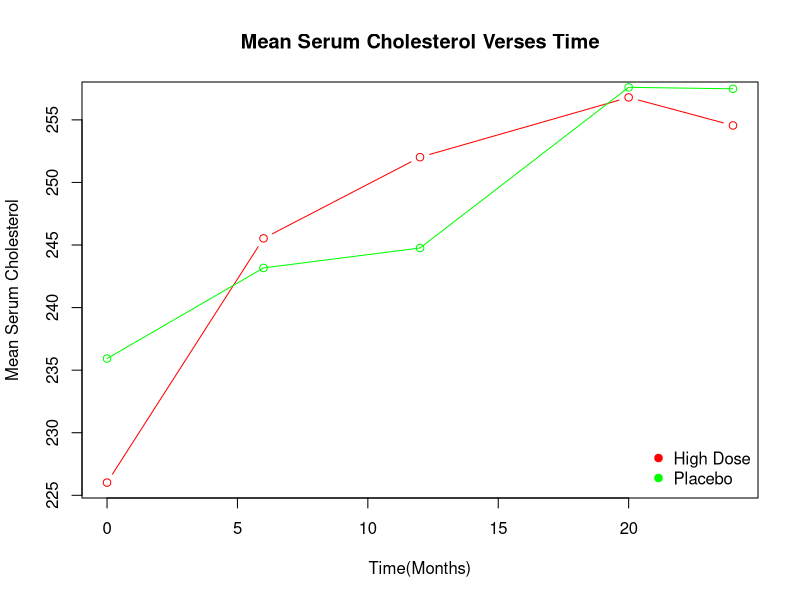

R code for this plot:
## ---- chunk 1

mean1=c(226.016,245.532,252.018,256.795,254.553)
mean2=c(235.927,243.171,244.763,257.600,257.484)
time=c(0,6,12,20,24)

plot(time,mean1,type="b",col="red",main="Mean Serum Cholesterol Verses Time",xlab="Time(Months)",ylab="Mean Serum Cholesterol")
lines(time,mean2,col="green")
points(time,mean2,col="green")

legend("bottomright", 
  legend = c("High Dose", "Placebo"), 
  col =c('red','green'), 
  pch = c(19,19), 
  bty = "n", 
  pt.cex = 1, 
  cex = 1, 
  text.col = "black")
